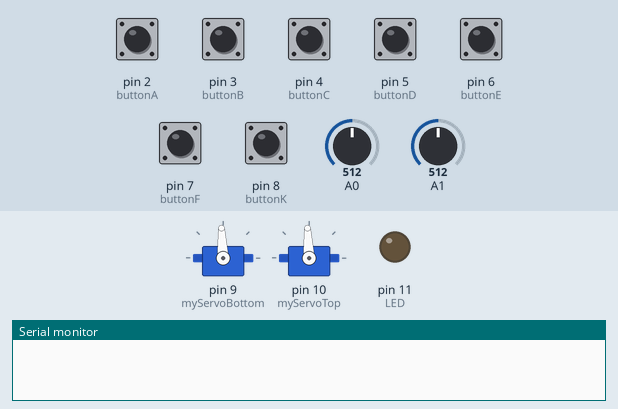
Simulated run of this sketch. Board: Arduino Uno, built with avr-gcc and run on an emulated ATmega328P. On the bench: 2 × servo, output pins drawn as LEDs (lit = HIGH), the last lines printed to the serial monitor. The test bench sets the inputs (shaded band); at power-on: pin 2 (buttonA), pin 3 (buttonB), pin 4 (buttonC), pin 5 (buttonD), pin 6 (buttonE), pin 7 (buttonF), pin 8 (buttonK) HIGH, A0 = 512, A1 = 512. Random numbers use the default seed unless the sketch sets one.

Above: at 1.2 s.
1.3 s: pin 6 (buttonE) pulled LOW for 0.15 s
At 3.29 s:
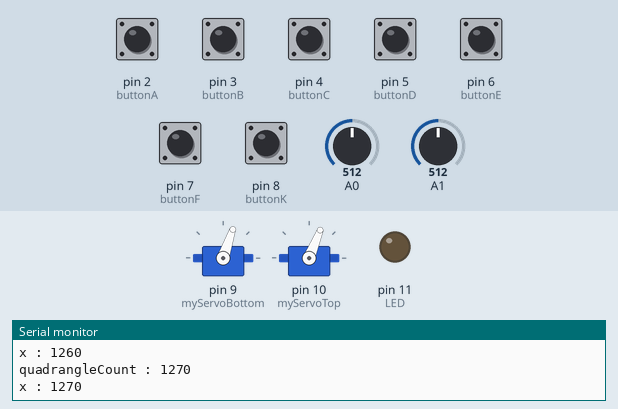
4.4 s: pin 3 (buttonB) pulled LOW for 0.15 s
At 4.81 s:
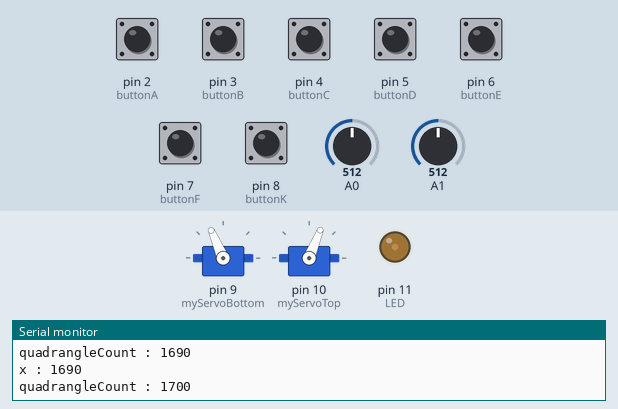
7.4 s: pin 2 (buttonA) pulled LOW for 0.15 s
At 9.26 s:
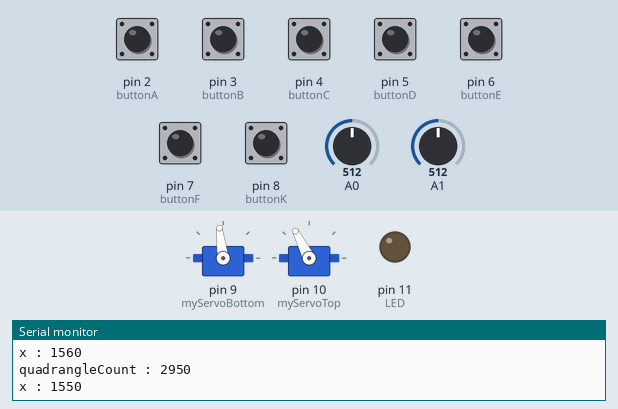
10.4 s: pin 4 (buttonC) pulled LOW for 0.15 s
At 11.93 s:
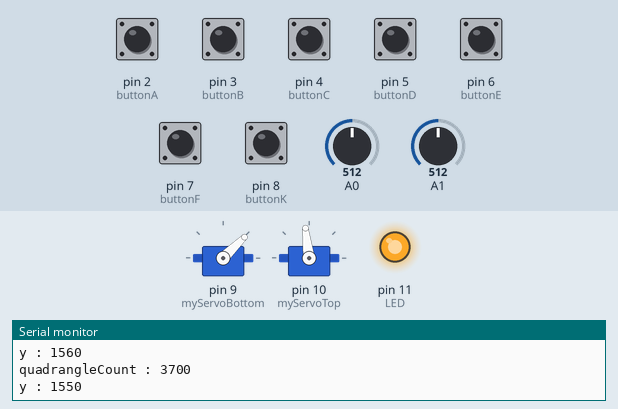
13.4 s: pin 2 (buttonA) pulled LOW for 1 s
At 15.16 s:
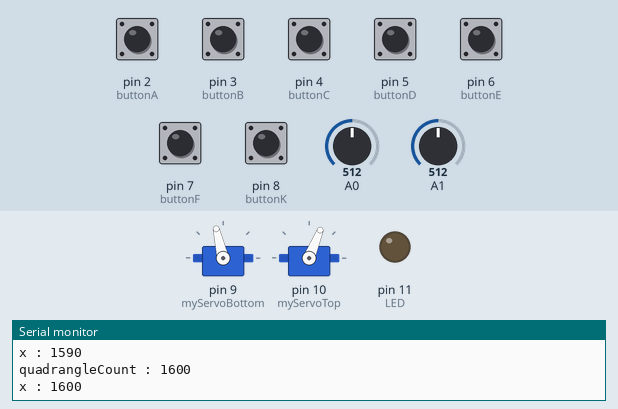
17.4 s: pin 3 (buttonB) pulled LOW for 1 s
At 17.83 s:
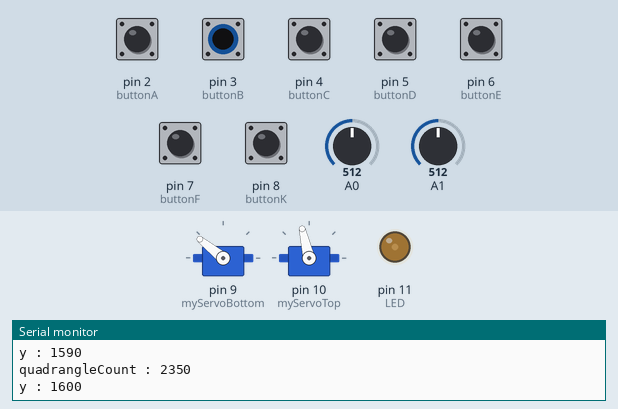
Timing chart, 0 to 24.6 s (numbered marks = the images above; inputs shaded):
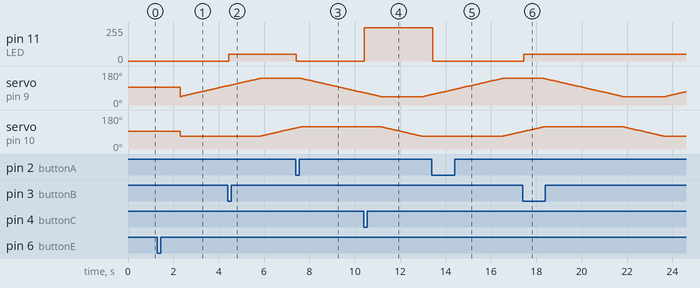

Measured:
- after the input at 1.3 s, servo on pin 10 (myServoTop): 93° → 68° after 1.0 s
- after the input at 4.4 s, pin 11 (LED): 0/255 → 50/255 at once
- after the input at 7.4 s, pin 11 (LED): 50/255 → 0/255 at once
- after the input at 10.4 s, pin 11 (LED): 0/255 → 250/255 at once
- after the input at 13.4 s, pin 11 (LED): 250/255 → 0/255 at once
- after the input at 17.4 s, pin 11 (LED): 0/255 → 50/255 after 0.05 s

The sketch:

JoystickFan.ino
```cpp
// 사용 핀 정의
#define buttonA 2
#define buttonB 3
#define buttonC 4
#define buttonD 5
#define buttonE 6
#define buttonF 7
#define buttonK 8
#define LED 11

// 서보모터 정의
#include <Servo.h>

Servo myServoTop;
Servo myServoBottom;

// 사용 변수들 초기화
int xValue = 1500;
int yValue = 1500;

int analogLed = 0;

bool calibration = false;
bool quadrangle = false;
int quadrangleCount = 1000;

int before_buttonValueA = 0;
int before_buttonValueB = 0;
int before_buttonValueC = 0;
int before_buttonValueD = 0;

void setup() {
  // put your setup code here, to run once:
  Serial.begin(9600);

  // 사용 서보모터 핀 설정
  myServoBottom.attach(9);
  myServoTop.attach(10);

  // 사용 서보모터 초깃값 제어
  myServoBottom.writeMicroseconds(1500);
  myServoTop.writeMicroseconds(1500);

  // 사용 핀들에 대한 입출력을 설정합니다.
  pinMode(buttonA, INPUT_PULLUP);
  pinMode(buttonB, INPUT_PULLUP);
  pinMode(buttonC, INPUT_PULLUP);
  pinMode(buttonD, INPUT_PULLUP);
  pinMode(buttonE, INPUT_PULLUP);
  pinMode(buttonF, INPUT_PULLUP);
  pinMode(buttonK, INPUT_PULLUP);
  pinMode(LED, OUTPUT);

}

void loop() {
  // put your main code here, to run repeatedly:

  // 서보모터가 사각형을 그리며 움직일 수 있도록 합니다.
  if (quadrangle == true) {
    Serial.print("quadrangleCount : ");
    Serial.println(quadrangleCount);
    if (quadrangleCount <= 2000) {
      xValueWrite(quadrangleCount);         // 1000 ~ 2000
    } else if (quadrangleCount > 2000 && quadrangleCount <= 2500) {
      yValueWrite(quadrangleCount - 750);   // 1250 ~ 1750
    } else if (quadrangleCount > 2500 && quadrangleCount <= 3500) {
      xValueWrite(4500 - quadrangleCount);  // 2000 ~ 1000
    } else if (quadrangleCount > 3500) {
      yValueWrite(5250 - quadrangleCount);  // 1750 ~ 1250
    }

    quadrangleCount+=10;

    if (quadrangleCount > 4000) quadrangleCount = 1000;
  }

  // 캘리브레이션 동작 정리
  if (calibration == true) {
    for (int x = 500; x < 2500; x+=10) {
      xValueWrite(x);
    }

    xValueWrite(1500);

    for (int y = 500; y < 2500; y+=10) {
      yValueWrite(y);
    }

    yValueWrite(1500);

    calibration = false;
  }

  // 입력으로 사용하는 핀들의 값을 받아와서 변수에 저장
  int x = analogRead(0);
  int y = analogRead(1);

  int buttonValueA = digitalRead(2);
  int buttonValueB = digitalRead(3);
  int buttonValueC = digitalRead(4);
  int buttonValueD = digitalRead(5);
  int buttonValueE = digitalRead(6);
  int buttonValueF = digitalRead(7);
  int buttonValueK = digitalRead(8);

  // 사용하는 버튼을 눌렀을 때의 동작 제어
  // (이전 버튼 값과 다를 때, 즉 버튼을 꾹 눌러도 한 번만 감지)

  // A버튼을 누를 때, analogLed 변수 통해 led 세기를 0으로 제어
  if (buttonValueA == 0 && buttonValueA != before_buttonValueA) {
    analogLed = 0;
    Serial.println("Clicked A!");
    Serial.println(analogLed);
  }

  // B버튼을 누를 때, analogLed 변수 통해 led 세기를 50씩 증가
  if (buttonValueB == 0 && buttonValueB != before_buttonValueB) {
    analogLed += 50;
    if (analogLed > 250) analogLed = 250;
    Serial.println("Clicked B!");
    Serial.println(analogLed);
  }

  // C버튼을 누를 때, analogLed 변수 통해 led 세기를 250으로 제어
  if (buttonValueC == 0 && buttonValueC != before_buttonValueC) {
    analogLed = 250;
    Serial.println("Clicked C!");
    Serial.println(analogLed);
  }

  // A버튼을 누를 때, analogLed 변수 통해 led 세기를 50씩 감소
  if (buttonValueD == 0 && buttonValueD != before_buttonValueD) {
    analogLed -= 50;
    if (analogLed < 0) analogLed = 0;
    Serial.println("Clicked D!");
    Serial.println(analogLed);
  }

  // 버튼 통해 변경된 led 세기 적용
  analogWrite(LED, analogLed);

  // E버튼을 누를 때, 서보모터가 사각형을 그리는 동작을 하도록 quadrangle 변수 제어
  if (buttonValueE == 0) {
    Serial.println("Clicked E!");
    quadrangle = !quadrangle;
    Serial.println(quadrangle);
    delay(1000);
    myServoTop.writeMicroseconds(1250);
  }

  // 위 quadrangle 동작 제어 중 서보모터 관련 동작 제어 불가능하도록 막기
  if (quadrangle == false) {
    // F버튼을 누를 때, 두 서보모터 모두 랜덤 위치로 이동
    if (buttonValueF == 0) {
      Serial.println("Clicked F!");
      xValue = random(1000,2000);
      yValue = random(1000,2000);
      myServoBottom.writeMicroseconds(xValue);
      myServoTop.writeMicroseconds(yValue);
      delay(300);
    }

    // K버튼(조이스틱버튼)을 누를 때, 캘리브레이션 동작 실행
    if (buttonValueK == 0) {
      Serial.println("Clicked K!");
      calibration = true;
      Serial.println(calibration);
      delay(1000);
    }

    // 조이스틱을 x축/y축으로 움직임에 따라 서보모터를 동작
    if (x < 50) {
      for (int i = 0; i < 300; i++) {
        xValue -= 1;
        if (xValue < 500) xValue = 500;
        myServoBottom.writeMicroseconds(xValue);
        delay(2);
      }
    } else if (x > 950) {
      for (int i = 0; i < 300; i++) {
        xValue += 1;
        if (xValue > 2500) xValue = 2500;
        myServoBottom.writeMicroseconds(xValue);
        delay(2);
      }
    }

    if (y < 50) {
      for (int i = 0; i < 300; i++) {
        yValue -= 1;
        if (yValue < 500) yValue = 500;
        myServoTop.writeMicroseconds(yValue);
        delay(2);
      }
    } else if (y > 950) {
      for (int i = 0; i < 300; i++) {
        yValue += 1;
        if (yValue > 2500) yValue = 2500;
        myServoTop.writeMicroseconds(yValue);
        delay(2);
      }
    }
  }

  // loop문 마지막에 이전 값 변수에 현재 값 넣기
  before_buttonValueA = buttonValueA;
  before_buttonValueB = buttonValueB;
  before_buttonValueC = buttonValueC;
  before_buttonValueD = buttonValueD;
}

// x축 서보모터를 제어하기 쉽게하기 위한 함수
void xValueWrite(int x) {
  Serial.print("x : ");
  Serial.println(x);
  myServoBottom.writeMicroseconds(x);
  delay(2);
}

// y축 서보모터를 제어하기 쉽게하기 위한 함수
void yValueWrite(int y) {
  Serial.print("y : ");
  Serial.println(y);
  myServoTop.writeMicroseconds(y);
  delay(2);
}
```
